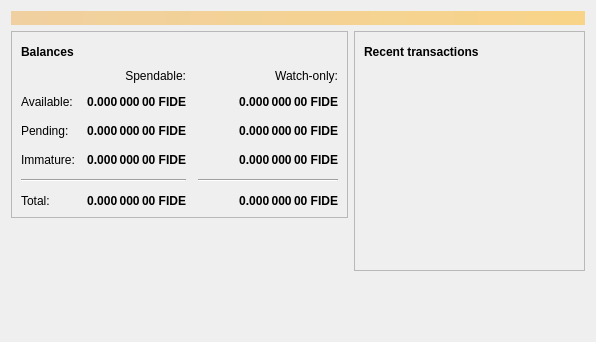
<?xml version="1.0" encoding="UTF-8"?>
<ui version="4.0">
 <class>OverviewPage</class>
 <widget class="QWidget" name="OverviewPage">
  <property name="geometry">
   <rect>
    <x>0</x>
    <y>0</y>
    <width>596</width>
    <height>342</height>
   </rect>
  </property>
  <property name="windowTitle">
   <string>Form</string>
  </property>
  <layout class="QVBoxLayout" name="topLayout">
   <item>
    <widget class="QLabel" name="labelAlerts">
     <property name="visible">
      <bool>false</bool>
     </property>
     <property name="styleSheet">
      <string notr="true">QLabel { background-color: qlineargradient(x1: 0, y1: 0, x2: 1, y2: 0, stop:0 #F0D0A0, stop:1 #F8D488); color:#000000; }</string>
     </property>
     <property name="wordWrap">
      <bool>true</bool>
     </property>
     <property name="margin">
      <number>3</number>
     </property>
     <property name="textInteractionFlags">
      <set>Qt::TextSelectableByMouse</set>
     </property>
    </widget>
   </item>
   <item>
    <layout class="QHBoxLayout" name="horizontalLayout" stretch="1,1">
     <item>
      <layout class="QVBoxLayout" name="verticalLayout_2">
       <item>
        <widget class="QFrame" name="frame">
         <property name="frameShape">
          <enum>QFrame::StyledPanel</enum>
         </property>
         <property name="frameShadow">
          <enum>QFrame::Raised</enum>
         </property>
         <layout class="QVBoxLayout" name="verticalLayout_4">
          <item>
           <layout class="QHBoxLayout" name="horizontalLayout_4">
            <item>
             <widget class="QLabel" name="label_5">
              <property name="font">
               <font>
                <weight>75</weight>
                <bold>true</bold>
               </font>
              </property>
              <property name="text">
               <string>Balances</string>
              </property>
             </widget>
            </item>
            <item>
             <widget class="QPushButton" name="labelWalletStatus">
              <property name="enabled">
               <bool>true</bool>
              </property>
              <property name="maximumSize">
               <size>
                <width>30</width>
                <height>16777215</height>
               </size>
              </property>
              <property name="toolTip">
               <string>The displayed information may be out of date. Your wallet automatically synchronizes with the Fidecoin network after a connection is established, but this process has not completed yet.</string>
              </property>
              <property name="text">
               <string/>
              </property>
              <property name="icon">
               <iconset resource="../bitcoin.qrc">
                <normaloff>:/icons/warning</normaloff>
                <disabledoff>:/icons/warning</disabledoff>:/icons/warning</iconset>
              </property>
              <property name="iconSize">
               <size>
                <width>24</width>
                <height>24</height>
               </size>
              </property>
              <property name="flat">
               <bool>true</bool>
              </property>
             </widget>
            </item>
            <item>
             <spacer name="horizontalSpacer_3">
              <property name="orientation">
               <enum>Qt::Horizontal</enum>
              </property>
              <property name="sizeHint" stdset="0">
               <size>
                <width>40</width>
                <height>20</height>
               </size>
              </property>
             </spacer>
            </item>
           </layout>
          </item>
          <item>
           <layout class="QGridLayout" name="gridLayout">
            <property name="spacing">
             <number>12</number>
            </property>
            <item row="2" column="2">
             <widget class="QLabel" name="labelWatchPending">
              <property name="font">
               <font>
                <weight>75</weight>
                <bold>true</bold>
               </font>
              </property>
              <property name="cursor">
               <cursorShape>IBeamCursor</cursorShape>
              </property>
              <property name="toolTip">
               <string>Unconfirmed transactions to watch-only addresses</string>
              </property>
              <property name="text">
               <string notr="true">0.000 000 00 FIDE</string>
              </property>
              <property name="alignment">
               <set>Qt::AlignRight|Qt::AlignTrailing|Qt::AlignVCenter</set>
              </property>
              <property name="textInteractionFlags">
               <set>Qt::LinksAccessibleByMouse|Qt::TextSelectableByKeyboard|Qt::TextSelectableByMouse</set>
              </property>
             </widget>
            </item>
            <item row="2" column="1">
             <widget class="QLabel" name="labelUnconfirmed">
              <property name="font">
               <font>
                <weight>75</weight>
                <bold>true</bold>
               </font>
              </property>
              <property name="cursor">
               <cursorShape>IBeamCursor</cursorShape>
              </property>
              <property name="toolTip">
               <string>Total of transactions that have yet to be confirmed, and do not yet count toward the spendable balance</string>
              </property>
              <property name="text">
               <string notr="true">0.000 000 00 FIDE</string>
              </property>
              <property name="alignment">
               <set>Qt::AlignRight|Qt::AlignTrailing|Qt::AlignVCenter</set>
              </property>
              <property name="textInteractionFlags">
               <set>Qt::LinksAccessibleByMouse|Qt::TextSelectableByKeyboard|Qt::TextSelectableByMouse</set>
              </property>
             </widget>
            </item>
            <item row="3" column="2">
             <widget class="QLabel" name="labelWatchImmature">
              <property name="font">
               <font>
                <weight>75</weight>
                <bold>true</bold>
               </font>
              </property>
              <property name="cursor">
               <cursorShape>IBeamCursor</cursorShape>
              </property>
              <property name="toolTip">
               <string>Mined balance in watch-only addresses that has not yet matured</string>
              </property>
              <property name="text">
               <string notr="true">0.000 000 00 FIDE</string>
              </property>
              <property name="alignment">
               <set>Qt::AlignRight|Qt::AlignTrailing|Qt::AlignVCenter</set>
              </property>
              <property name="textInteractionFlags">
               <set>Qt::LinksAccessibleByMouse|Qt::TextSelectableByKeyboard|Qt::TextSelectableByMouse</set>
              </property>
             </widget>
            </item>
            <item row="4" column="0" colspan="2">
             <widget class="Line" name="line">
              <property name="orientation">
               <enum>Qt::Horizontal</enum>
              </property>
             </widget>
            </item>
            <item row="4" column="2">
             <widget class="Line" name="lineWatchBalance">
              <property name="sizePolicy">
               <sizepolicy hsizetype="Preferred" vsizetype="Fixed">
                <horstretch>0</horstretch>
                <verstretch>0</verstretch>
               </sizepolicy>
              </property>
              <property name="minimumSize">
               <size>
                <width>140</width>
                <height>0</height>
               </size>
              </property>
              <property name="orientation">
               <enum>Qt::Horizontal</enum>
              </property>
             </widget>
            </item>
            <item row="5" column="0">
             <widget class="QLabel" name="labelTotalText">
              <property name="text">
               <string>Total:</string>
              </property>
             </widget>
            </item>
            <item row="3" column="1">
             <widget class="QLabel" name="labelImmature">
              <property name="font">
               <font>
                <weight>75</weight>
                <bold>true</bold>
               </font>
              </property>
              <property name="cursor">
               <cursorShape>IBeamCursor</cursorShape>
              </property>
              <property name="toolTip">
               <string>Mined balance that has not yet matured</string>
              </property>
              <property name="text">
               <string notr="true">0.000 000 00 FIDE</string>
              </property>
              <property name="alignment">
               <set>Qt::AlignRight|Qt::AlignTrailing|Qt::AlignVCenter</set>
              </property>
              <property name="textInteractionFlags">
               <set>Qt::LinksAccessibleByMouse|Qt::TextSelectableByKeyboard|Qt::TextSelectableByMouse</set>
              </property>
             </widget>
            </item>
            <item row="2" column="3">
             <spacer name="horizontalSpacer_2">
              <property name="orientation">
               <enum>Qt::Horizontal</enum>
              </property>
              <property name="sizeHint" stdset="0">
               <size>
                <width>40</width>
                <height>20</height>
               </size>
              </property>
             </spacer>
            </item>
            <item row="3" column="0">
             <widget class="QLabel" name="labelImmatureText">
              <property name="text">
               <string>Immature:</string>
              </property>
             </widget>
            </item>
            <item row="5" column="1">
             <widget class="QLabel" name="labelTotal">
              <property name="font">
               <font>
                <weight>75</weight>
                <bold>true</bold>
               </font>
              </property>
              <property name="cursor">
               <cursorShape>IBeamCursor</cursorShape>
              </property>
              <property name="toolTip">
               <string>Your current total balance</string>
              </property>
              <property name="text">
               <string notr="true">0.000 000 00 FIDE</string>
              </property>
              <property name="alignment">
               <set>Qt::AlignRight|Qt::AlignTrailing|Qt::AlignVCenter</set>
              </property>
              <property name="textInteractionFlags">
               <set>Qt::LinksAccessibleByMouse|Qt::TextSelectableByKeyboard|Qt::TextSelectableByMouse</set>
              </property>
             </widget>
            </item>
            <item row="5" column="2">
             <widget class="QLabel" name="labelWatchTotal">
              <property name="font">
               <font>
                <weight>75</weight>
                <bold>true</bold>
               </font>
              </property>
              <property name="cursor">
               <cursorShape>IBeamCursor</cursorShape>
              </property>
              <property name="toolTip">
               <string>Current total balance in watch-only addresses</string>
              </property>
              <property name="text">
               <string notr="true">0.000 000 00 FIDE</string>
              </property>
              <property name="alignment">
               <set>Qt::AlignRight|Qt::AlignTrailing|Qt::AlignVCenter</set>
              </property>
              <property name="textInteractionFlags">
               <set>Qt::LinksAccessibleByMouse|Qt::TextSelectableByKeyboard|Qt::TextSelectableByMouse</set>
              </property>
             </widget>
            </item>
            <item row="0" column="2">
             <widget class="QLabel" name="labelWatchonly">
              <property name="text">
               <string>Watch-only:</string>
              </property>
              <property name="alignment">
               <set>Qt::AlignRight|Qt::AlignTrailing|Qt::AlignVCenter</set>
              </property>
             </widget>
            </item>
            <item row="1" column="0">
             <widget class="QLabel" name="labelBalanceText">
              <property name="text">
               <string>Available:</string>
              </property>
             </widget>
            </item>
            <item row="1" column="1">
             <widget class="QLabel" name="labelBalance">
              <property name="font">
               <font>
                <weight>75</weight>
                <bold>true</bold>
               </font>
              </property>
              <property name="cursor">
               <cursorShape>IBeamCursor</cursorShape>
              </property>
              <property name="toolTip">
               <string>Your current spendable balance</string>
              </property>
              <property name="text">
               <string notr="true">0.000 000 00 FIDE</string>
              </property>
              <property name="alignment">
               <set>Qt::AlignRight|Qt::AlignTrailing|Qt::AlignVCenter</set>
              </property>
              <property name="textInteractionFlags">
               <set>Qt::LinksAccessibleByMouse|Qt::TextSelectableByKeyboard|Qt::TextSelectableByMouse</set>
              </property>
             </widget>
            </item>
            <item row="1" column="2">
             <widget class="QLabel" name="labelWatchAvailable">
              <property name="font">
               <font>
                <weight>75</weight>
                <bold>true</bold>
               </font>
              </property>
              <property name="cursor">
               <cursorShape>IBeamCursor</cursorShape>
              </property>
              <property name="toolTip">
               <string>Your current balance in watch-only addresses</string>
              </property>
              <property name="text">
               <string notr="true">0.000 000 00 FIDE</string>
              </property>
              <property name="alignment">
               <set>Qt::AlignRight|Qt::AlignTrailing|Qt::AlignVCenter</set>
              </property>
              <property name="textInteractionFlags">
               <set>Qt::LinksAccessibleByMouse|Qt::TextSelectableByKeyboard|Qt::TextSelectableByMouse</set>
              </property>
             </widget>
            </item>
            <item row="2" column="0">
             <widget class="QLabel" name="labelPendingText">
              <property name="text">
               <string>Pending:</string>
              </property>
             </widget>
            </item>
            <item row="0" column="1">
             <widget class="QLabel" name="labelSpendable">
              <property name="text">
               <string>Spendable:</string>
              </property>
              <property name="alignment">
               <set>Qt::AlignRight|Qt::AlignTrailing|Qt::AlignVCenter</set>
              </property>
             </widget>
            </item>
           </layout>
          </item>
         </layout>
        </widget>
       </item>
       <item>
        <spacer name="verticalSpacer">
         <property name="orientation">
          <enum>Qt::Vertical</enum>
         </property>
         <property name="sizeHint" stdset="0">
          <size>
           <width>20</width>
           <height>40</height>
          </size>
         </property>
        </spacer>
       </item>
      </layout>
     </item>
     <item>
      <layout class="QVBoxLayout" name="verticalLayout_3">
       <item>
        <widget class="QFrame" name="frame_2">
         <property name="frameShape">
          <enum>QFrame::StyledPanel</enum>
         </property>
         <property name="frameShadow">
          <enum>QFrame::Raised</enum>
         </property>
         <layout class="QVBoxLayout" name="verticalLayout">
          <item>
           <layout class="QHBoxLayout" name="horizontalLayout_2">
            <item>
             <widget class="QLabel" name="label_4">
              <property name="font">
               <font>
                <weight>75</weight>
                <bold>true</bold>
               </font>
              </property>
              <property name="text">
               <string>Recent transactions</string>
              </property>
             </widget>
            </item>
            <item>
             <widget class="QPushButton" name="labelTransactionsStatus">
              <property name="enabled">
               <bool>true</bool>
              </property>
              <property name="maximumSize">
               <size>
                <width>30</width>
                <height>16777215</height>
               </size>
              </property>
              <property name="toolTip">
               <string>The displayed information may be out of date. Your wallet automatically synchronizes with the Fidecoin network after a connection is established, but this process has not completed yet.</string>
              </property>
              <property name="text">
               <string/>
              </property>
              <property name="icon">
               <iconset resource="../bitcoin.qrc">
                <normaloff>:/icons/warning</normaloff>
                <disabledoff>:/icons/warning</disabledoff>:/icons/warning</iconset>
              </property>
              <property name="iconSize">
               <size>
                <width>24</width>
                <height>24</height>
               </size>
              </property>
              <property name="flat">
               <bool>true</bool>
              </property>
             </widget>
            </item>
            <item>
             <spacer name="horizontalSpacer">
              <property name="orientation">
               <enum>Qt::Horizontal</enum>
              </property>
              <property name="sizeHint" stdset="0">
               <size>
                <width>40</width>
                <height>20</height>
               </size>
              </property>
             </spacer>
            </item>
           </layout>
          </item>
          <item>
           <widget class="QListView" name="listTransactions">
            <property name="styleSheet">
             <string notr="true">QListView { background: transparent; }</string>
            </property>
            <property name="frameShape">
             <enum>QFrame::NoFrame</enum>
            </property>
            <property name="verticalScrollBarPolicy">
             <enum>Qt::ScrollBarAlwaysOff</enum>
            </property>
            <property name="horizontalScrollBarPolicy">
             <enum>Qt::ScrollBarAlwaysOff</enum>
            </property>
            <property name="selectionMode">
             <enum>QAbstractItemView::NoSelection</enum>
            </property>
           </widget>
          </item>
         </layout>
        </widget>
       </item>
       <item>
        <spacer name="verticalSpacer_2">
         <property name="orientation">
          <enum>Qt::Vertical</enum>
         </property>
         <property name="sizeHint" stdset="0">
          <size>
           <width>20</width>
           <height>40</height>
          </size>
         </property>
        </spacer>
       </item>
      </layout>
     </item>
    </layout>
   </item>
  </layout>
 </widget>
 <resources/>
 <connections/>
</ui>
